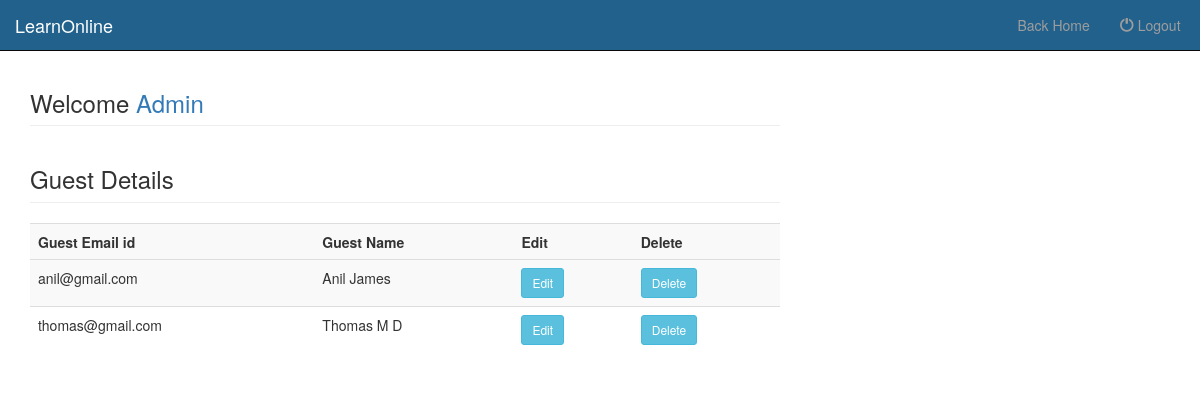
Screenshot of /guestdetails.php (signed in) with the database file from the repository.
### tables this page shows
CREATE TABLE `guest` (
  `GuEid` varchar(35) NOT NULL,
  `Gname` varchar(35) NOT NULL
);

### guestdetails.php (the view, shortened to what this page needs)
<?php include('adminhead.php'); ?>
	<div class="container">
     <div class="row">
            <div class="col-md-8">
				<h3 class="page-header">Welcome <a href="welcomeadmin">Admin</a> </h3>
				<?php
				include("database.php");
     			$sql="select * from  guest";
				$result=mysqli_query($connect,$sql);
				echo "<h3 class='page-header' >Guest Details</h3>";
				echo "<table class='table table-striped' style='width:100%'>
				<tr>
					<th>Guest Email id</th>
					<th>Guest Name</th>
					<th>Edit</th>
					<th>Delete</th>
				<tr>";
				while($row=mysqli_fetch_array($result))
				{	?>
					<tr>
						 <td><?PHP echo $row['GuEid'];?></td>
						 <td><?PHP echo $row['Gname'];?></td>
						 <td><a href="updateguest.php?gid=<?php echo $row['GuEid']; ?>"><input type="button" Value="Edit" class="btn btn-info btn-sm"></a></td>
						 <td><a href="guestdetails.php?deleteid=<?php echo $row['GuEid']; ?>"><input type="button" Value="Delete" class="btn btn-info btn-sm"></a></td>
					 </tr>
				<?php } ?>
				</table>
            </div>
	</div>

### css/modern-business.css (style rules this page uses)
html, body { height: 100%; }
body { padding-top: 50px; }

### rows the page displays
guest: GuEid "anil@gmail.com", Gname "Anil James"
guest: GuEid "thomas@gmail.com", Gname "Thomas M D"
